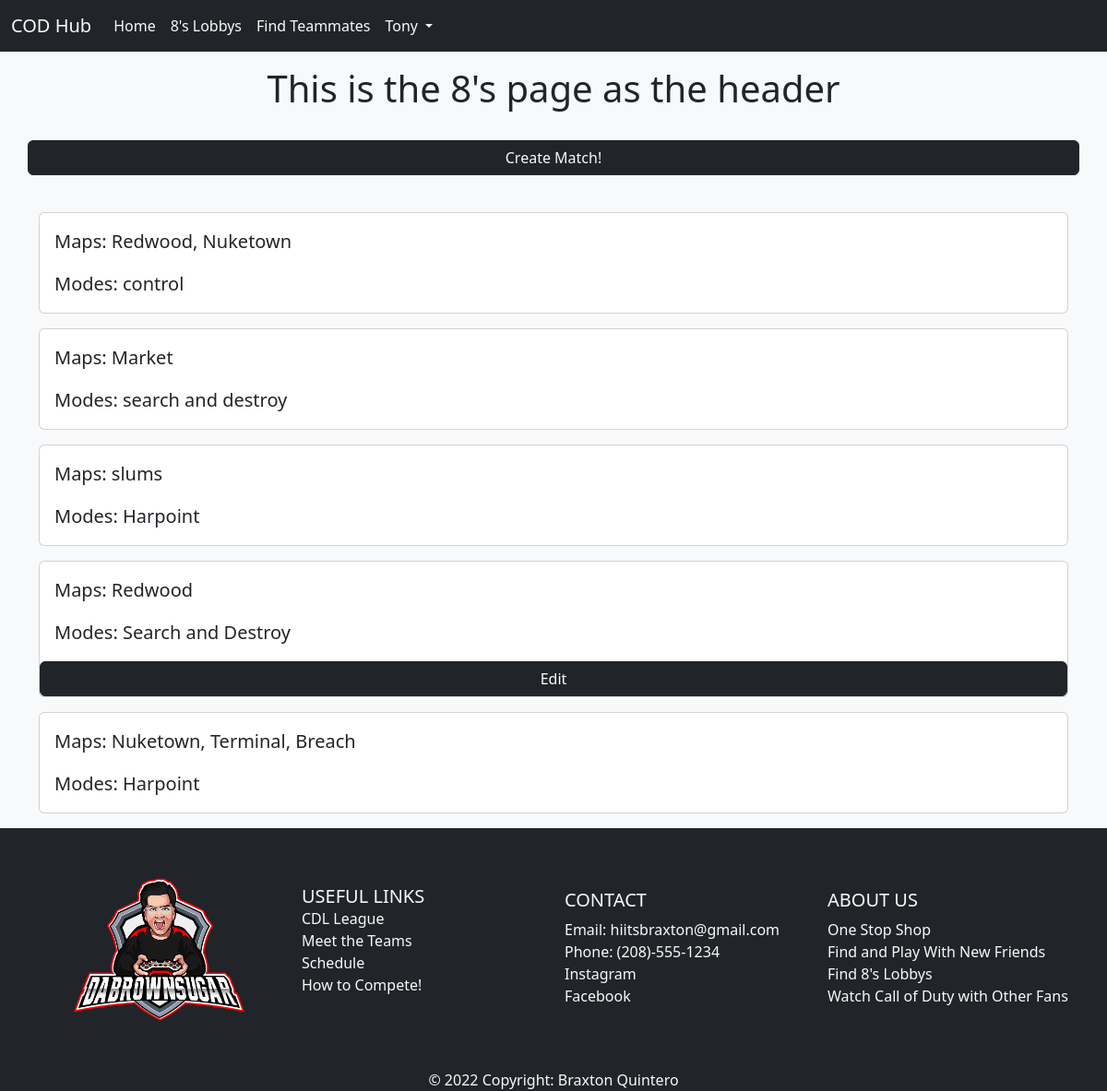
/eights (signed in), run on the app's committed database.
### app/models.py (models this page shows, shortened)
class User(db.Model, UserMixin):
    id = db.Column(db.Integer, primary_key=True)
    email = db.Column(db.String(50), nullable=False, unique=True)
    username = db.Column(db.String(50), nullable=False, unique=True)
    password = db.Column(db.String(256), nullable=False)
    date_created = db.Column(db.DateTime, nullable=False, default=datetime.utcnow)

class Matches(db.Model):
    id = db.Column(db.Integer, primary_key=True)
    modes = db.Column(db.String(50), nullable=False)
    maps = db.Column(db.String(255), nullable=False)
    date_created = db.Column(db.DateTime, nullable=False, default=datetime.utcnow)
    user_id = db.Column(db.Integer, db.ForeignKey('user.id'))

### app/routes.py (the view)
@app.route("/eights", methods= ["GET", "POST"])
@login_required
def eights():
    matches = Matches.query.order_by(Matches.date_created.desc()).all()
    print(matches)
    return render_template('eights.html', matches=matches)

### app/models.py (called while the page is built)
@login.user_loader
def load_user(user_id):
    return User.query.get(user_id)

### app/templates/eights.html (shortened to what this page needs)
{% extends "base.html" %}
{% block content %}
<div class="row align-items-center justify-content-evenly text-center mt-3">
    <h1>This is the 8's page as the header</h1>
    <a href="{{ url_for('match') }}" class="btn btn-dark my-4 text-light">Create Match!</a>
</div>
{% for match in matches %}
<div class="card my-3">
    <div class="card-body">
    <blockquote class="blockquote mb-0">
        <p>Maps: {{ match.maps }}</p>
        <p>Modes: {{ match.modes }}</p>
    </blockquote>
    </div>
    {% if match.user_id == current_user.id %}
    <a href="{{ url_for('edit_match', match_id=match.id) }}" class="btn btn-dark">Edit</a>
    {% endif %}
</div>
{% endfor %}
{% endblock content %}

### app/templates/navbar.html (shortened to what this page needs)
  <nav class="navbar navbar-expand-lg bg-dark">
    <div class="container-fluid">
      <a class="navbar-brand text-light">COD Hub</a>
      <div class="collapse navbar-collapse justify-content-start" id="navbarNavDropdown">
        <ul class="navbar-nav">
          <li class="nav-item">
            <a class="nav-link active text-light" aria-current="page" href="{{ url_for('index') }}">Home</a>
          </li>
          {% if current_user.is_authenticated %}
          <li class="nav-item">
            <a class="nav-link active text-light" aria-current="page" href="{{ url_for('eights') }}">8's Lobbys</a>
          </li>
          <li class="nav-item">
            <a class="nav-link active text-light" aria-current="page" href="{{ url_for('search_teammates') }}">Find Teammates</a>
          </li>
          <li class="nav-item dropdown text-light">
            <a class="nav-link active dropdown-toggle text-light" href="#" role="button" data-bs-toggle="dropdown" aria-expanded="false">
              {{ current_user.username }}
            </a>
          </li>
          {% endif %}
        </ul>
      </div>
    </div>
  </nav>

### data on the page
User: username "Tony"
Matches: maps "Redwood, Nuketown", modes "control"
Matches: maps "Market", modes "search and destroy"
Matches: maps "slums", modes "Harpoint"
Matches: maps "Redwood", modes "Search and Destroy"
Matches: maps "Nuketown, Terminal, Breach", modes "Harpoint"
